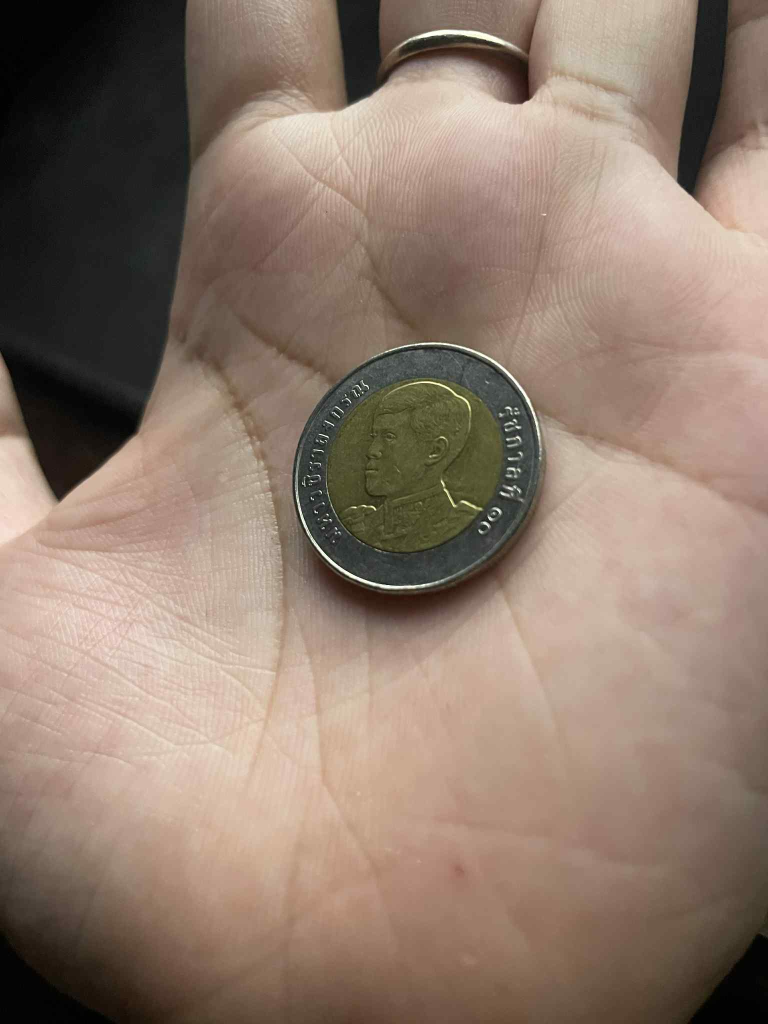
#> input picture Image-to-Descriptor/image/10.1.jpeg, 1536 x 2048 px (shown at 1/2 size)
$ python -i snake_adapter.py   (imports and definitions only)
#> lines starting #> are read from the running program, lines starting #| are printed output that depends on the picture; after the words box and inside, x2 and y2 are one past the last pixel; in counts of white or black regions, pixels touching at a corner belong together
# project_n2n/server/algos/Classification/snake_adapter.py
import os
import json
import uuid
import hashlib
from typing import Dict, Any, Tuple, Optional, List

import cv2
import numpy as np

try:
    from skimage.segmentation import active_contour
    from skimage.filters import gaussian
    HAS_SKIMAGE = True
except ImportError:
    HAS_SKIMAGE = False


def _ensure_dir(d: str):
    os.makedirs(d, exist_ok=True)

# [5 lines left out: function _read_json, not called in this run]

def _to_gray(img: np.ndarray) -> np.ndarray:
    if img.ndim == 2:
        return img
    if img.ndim == 3 and img.shape[2] == 4:
        return cv2.cvtColor(img, cv2.COLOR_BGRA2GRAY)
    return cv2.cvtColor(img, cv2.COLOR_BGR2GRAY)

def _contour_to_mask(contour_rc: np.ndarray, shape: tuple[int, int]) -> np.ndarray:
    poly = np.round(contour_rc[:, ::-1]).astype(np.int32)
    mask = np.zeros(shape, dtype=np.uint8)
    if len(poly) >= 3:
        cv2.fillPoly(mask, [poly], 255)
    return mask

def _draw_overlay(base: np.ndarray, contour_rc: np.ndarray, color=(0, 0, 255)) -> np.ndarray:
    if base.ndim == 2:
        vis = cv2.cvtColor(base, cv2.COLOR_GRAY2BGR)
    else:
        vis = base.copy()
        if vis.ndim == 3 and vis.shape[2] == 4:
            vis = vis[:, :, :3]

    pts = np.round(contour_rc[:, ::-1]).astype(np.int32)
    if len(pts) >= 2:
        cv2.polylines(vis, [pts], isClosed=True, color=color, thickness=2, lineType=cv2.LINE_AA)
    return vis


def _init_snake_circle(h: int, w: int, cx: Optional[int], cy: Optional[int], r: Optional[int], pts: int) -> np.ndarray:
    if cx is None: cx = w // 2
    if cy is None: cy = h // 2
    if r is None or r <= 0: r = min(h, w) // 3

    s = np.linspace(0, 2 * np.pi, int(max(8, pts)), endpoint=False)
    x = cx + r * np.cos(s)
    y = cy + r * np.sin(s)
    return np.stack([y, x], axis=1).astype(np.float32)

# [24 lines left out: function _init_snake_bbox, not called in this run]


def _prepare_image_for_snake(gray: np.ndarray, gaussian_blur_ksize: int) -> np.ndarray:
    if not HAS_SKIMAGE:
        return gray.astype(np.float32) / 255.0

    img_float = gray.astype(np.float32) / 255.0

    if gaussian_blur_ksize > 0:
        sigma = max(1.0, gaussian_blur_ksize / 3.0)
        img_float = gaussian(img_float, sigma=sigma, preserve_range=True)

    return img_float


def run(
    image_path: str,
    out_root: str,
    *,
    alpha: float = 0.015,
    beta: float = 10.0,
    gamma: float = 0.001,
    w_line: float = 0.0,
    w_edge: float = 1.0,
    max_iterations: int = 250,
    convergence: float = 0.1,

    init_mode: str = "circle",
    init_cx: Optional[int] = None,
    init_cy: Optional[int] = None,
    init_radius: Optional[int] = None,
    init_points: int = 400,

    from_point_x: Optional[float] = None,
    from_point_y: Optional[float] = None,

    bbox_x1: Optional[float] = None,
    bbox_y1: Optional[float] = None,
    bbox_x2: Optional[float] = None,
    bbox_y2: Optional[float] = None,

    gaussian_blur_ksize: int = 5,
) -> Tuple[str, Optional[str], Optional[str]]:

#> called with out_root = 'out.png', alpha = 0.015, beta = 10, gamma = 0.001, w_line = 0, w_edge = 1, max_iterations = 250, convergence = 0.1
    if image_path.lower().endswith(".json"):
        try:
            data = _read_json(image_path)
            if "matching_tool" in data:
                raise ValueError("Invalid Input: Snake cannot run on Matcher Result JSON.")

            image_path = (
                data.get("image", {}).get("original_path") or
                data.get("output", {}).get("aligned_image") or
                image_path
            )
        except (json.JSONDecodeError, FileNotFoundError):
            pass

    img = cv2.imread(image_path, cv2.IMREAD_UNCHANGED)
#> img is the input picture: shape (2048, 1536, 3); mean B, G, R 108.1, 122, 141.9
    if img is None:
        raise ValueError(f"Cannot read image: {image_path}")

    gray = _to_gray(img)
#> in _to_gray, `return cv2.cvtColor(img, cv2.COLOR_BGR2GRAY)`:
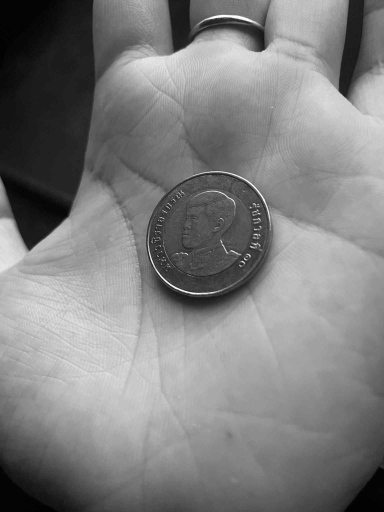
#> returned value: shape (2048, 1536) (shown at 1/4 size); min 0, max 255, mean 126.3
    h, w = gray.shape[:2]

    pts = int(max(8, init_points))
    snake0 = None

    if init_mode == "point" and from_point_x is not None and from_point_y is not None:
        r = init_radius if init_radius else 20
        snake0 = _init_snake_circle(h, w, from_point_x, from_point_y, r, pts)

    elif init_mode == "bbox":
        snake0 = _init_snake_bbox(h, w, bbox_x1, bbox_y1, bbox_x2, bbox_y2, pts)

    else:
        snake0 = _init_snake_circle(h, w, init_cx, init_cy, init_radius, pts)

    warning_msg = None
    if HAS_SKIMAGE:
        fimg = _prepare_image_for_snake(gray, gaussian_blur_ksize)
        try:
            snake_rc = active_contour(
                image=fimg,
                snake=snake0,
                alpha=float(alpha),
                beta=float(beta),
                gamma=float(gamma),
                w_line=float(w_line),
                w_edge=float(w_edge),
                max_num_iter=int(max_iterations),
                convergence=float(convergence),
                boundary_condition='periodic'
            )
#> snake_rc = 400 pairs, first value 683.6 to 1296.9, second value 484.8 to 1083.8
        except Exception as e:
            print(f"Snake calculation error: {e}. Returning initial contour.")
            warning_msg = f"Snake calculation failed: {str(e)}"
            snake_rc = snake0
    else:
        print("Warning: scikit-image not installed. Snake will not evolve.")
        warning_msg = "scikit-image not installed. Showing initial contour only."
        snake_rc = snake0

    out_dir = os.path.join(out_root, "features", "snake_outputs")
    _ensure_dir(out_dir)

    config_to_hash = {
        "image_filename": os.path.basename(image_path),
        "alpha": alpha,
        "beta": beta,
        "gamma": gamma,
        "w_line": w_line,
        "w_edge": w_edge,
        "max_iterations": max_iterations,
        "convergence": convergence,
        "gaussian_blur_ksize": gaussian_blur_ksize,
        "init_mode": init_mode,
        "init_params": {
            "cx": init_cx, "cy": init_cy, "r": init_radius,
            "px": from_point_x, "py": from_point_y,
            "bbox": [bbox_x1, bbox_y1, bbox_x2, bbox_y2]
        }
    }

    config_str = json.dumps(config_to_hash, sort_keys=True)
    param_hash = hashlib.md5(config_str.encode('utf-8')).hexdigest()[:8]

    base_name = os.path.splitext(os.path.basename(image_path))[0]


    stem = f"snake_{base_name}_{param_hash}"

    mask = _contour_to_mask(snake_rc, shape=(h, w))
#> in _contour_to_mask, `poly = np.round(contour_rc[:, ::-1]).astype(np.int32)`: poly = 400 pairs, first value 485 to 1084, second value 684 to 1297
#> in _contour_to_mask, `cv2.fillPoly(mask, [poly], 255)`:
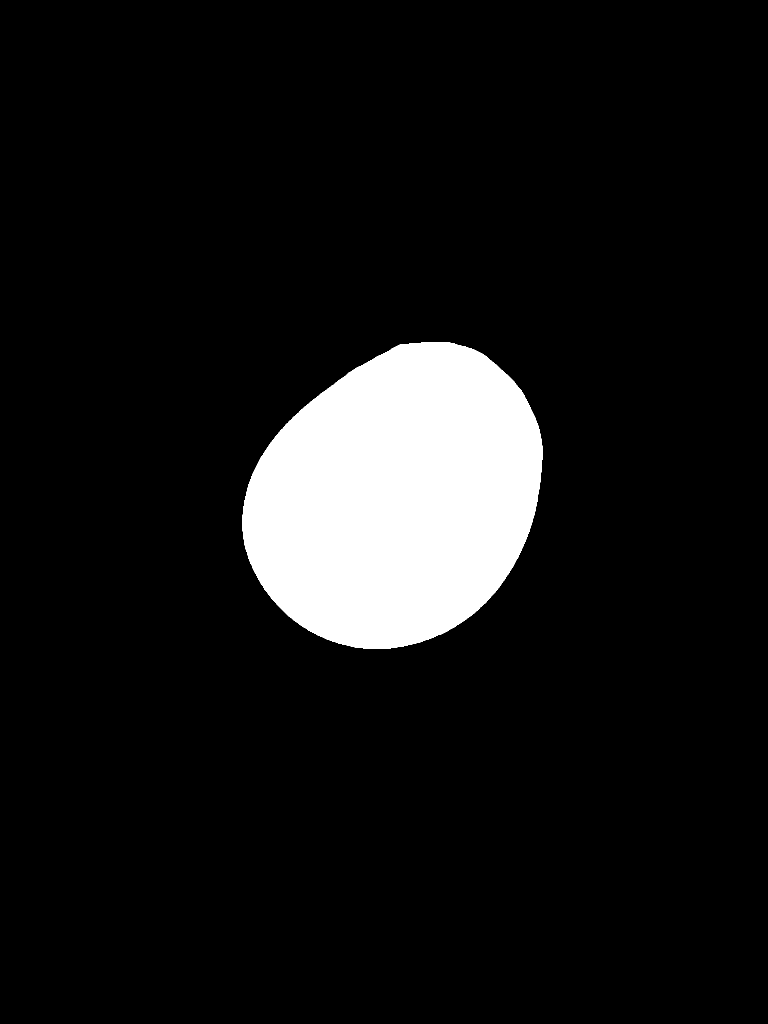
#> mask: shape (2048, 1536) (shown at 1/2 size); 8.8% white; 1 white region, box (x1, y1, x2, y2) and area: (485, 684, 1085, 1298) 277479
    overlay = _draw_overlay(gray, snake_rc)
#> in _draw_overlay, `pts = np.round(contour_rc[:, ::-1]).astype(np.int32)`: pts has the same summary as poly in _contour_to_mask
#> in _draw_overlay, `cv2.polylines(vis, [pts], isClosed=True, color=color, thickness=2, lin..`:
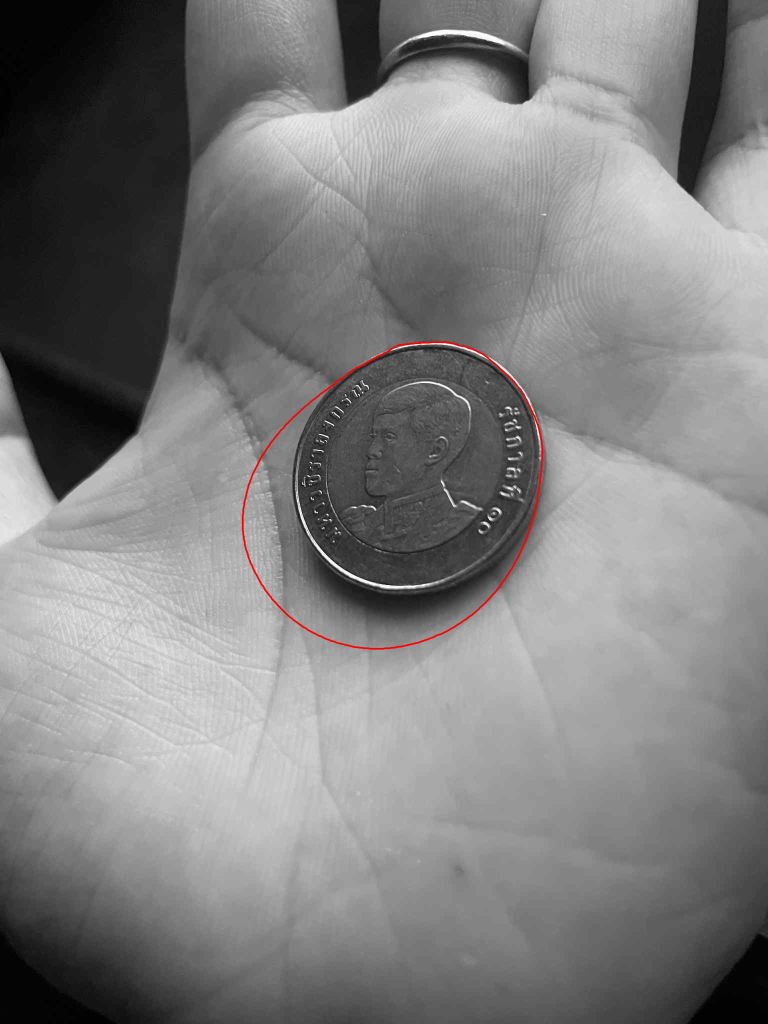
#> vis: shape (2048, 1536, 3) (shown at 1/2 size); mean B, G, R 126.1, 126.1, 126.6

    json_path = os.path.join(out_dir, f"{stem}.json")

    overlay_name = f"{stem}_overlay.png"
    mask_name = f"{stem}_mask.png"

    overlay_path = os.path.join(out_dir, overlay_name)
    mask_path = os.path.join(out_dir, mask_name)

    cv2.imwrite(overlay_path, overlay)
    cv2.imwrite(mask_path, mask)

    contour_points_xy: List[List[float]] = [[float(x), float(y)] for (y, x) in snake_rc]
#> contour_points_xy = 400 pairs, first value 484.8 to 1083.8, second value 683.6 to 1296.9

    result: Dict[str, Any] = {
        "tool": "SnakeActiveContour",
        "output_type": "classification",
        "tool_version": {"opencv": cv2.__version__},
        "input_image": {
            "path": image_path,
            "shape": [int(h), int(w)],
            "dtype": str(gray.dtype),
        },
        "parameters": {
            "alpha": float(alpha),
            "beta": float(beta),
            "gamma": float(gamma),
            "w_line": float(w_line),
            "w_edge": float(w_edge),
            "max_iterations": int(max_iterations),
            "convergence": float(convergence),
            "gaussian_blur_ksize": int(gaussian_blur_ksize),
            "init_mode": init_mode,
            "init_points": int(pts),
            "init_cx": init_cx,
            "init_cy": init_cy,
            "init_radius": init_radius,
            "from_point_x": from_point_x,
            "from_point_y": from_point_y,
            "bbox": [bbox_x1, bbox_y1, bbox_x2, bbox_y2]
        },
        "output": {
            "contour_points_xy": contour_points_xy,
            "mask_path": mask_path,
            "overlay_path": overlay_path,
            "iterations": int(max_iterations),
            "overlay_url": f"/static/features/snake_outputs/{overlay_name}",
            "mask_url": f"/static/features/snake_outputs/{mask_name}",
            "result_image_url": f"/static/features/snake_outputs/{overlay_name}"
        },
        "warning": warning_msg
    }

    with open(json_path, "w", encoding="utf-8") as f:
        json.dump(result, f, indent=2, ensure_ascii=False)

    return json_path, overlay_path, mask_path

>>> result = run('../../../Image-to-Descriptor/image/10.1.jpeg', 'out.png')

$ run again, on Image-to-Descriptor/image/10.2.jpeg
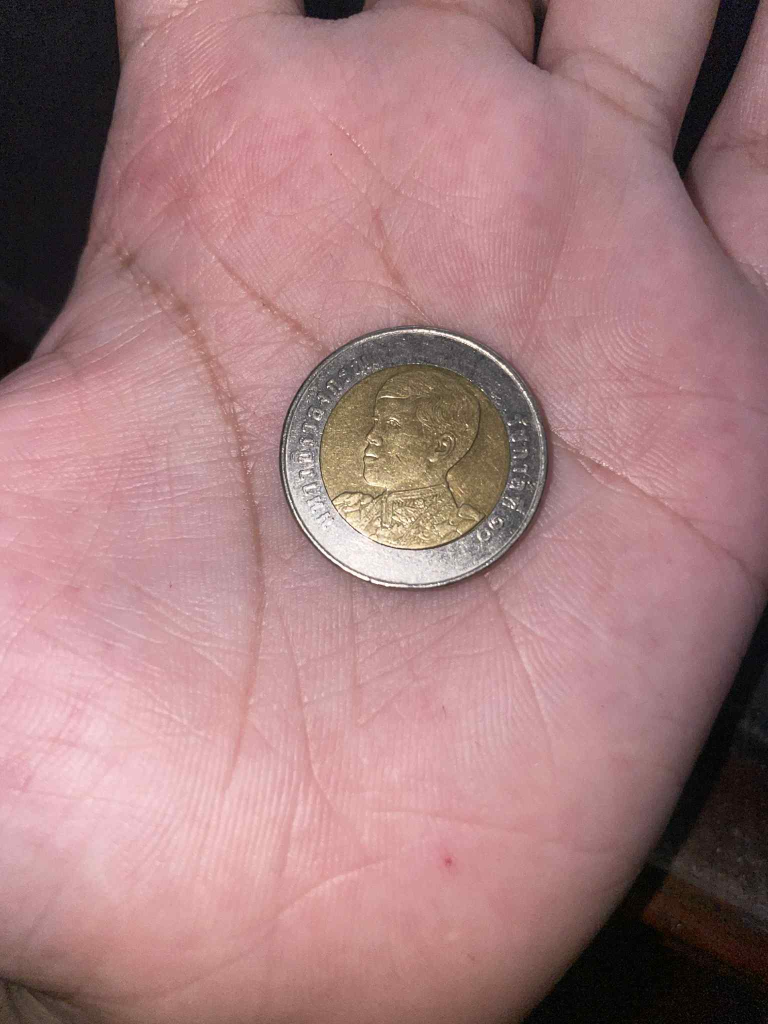
#> input picture Image-to-Descriptor/image/10.2.jpeg, 1536 x 2048 px (shown at 1/2 size)
#> in run, img is the input picture: shape (2048, 1536, 3); mean B, G, R 127.4, 125.4, 165.9
#> snake_rc = 400 pairs, first value 648.9 to 1296, second value 478.7 to 1106.9
#> poly = 400 pairs, first value 479 to 1107, second value 649 to 1296
#> in _contour_to_mask, `cv2.fillPoly(mask, [poly], 255)`:
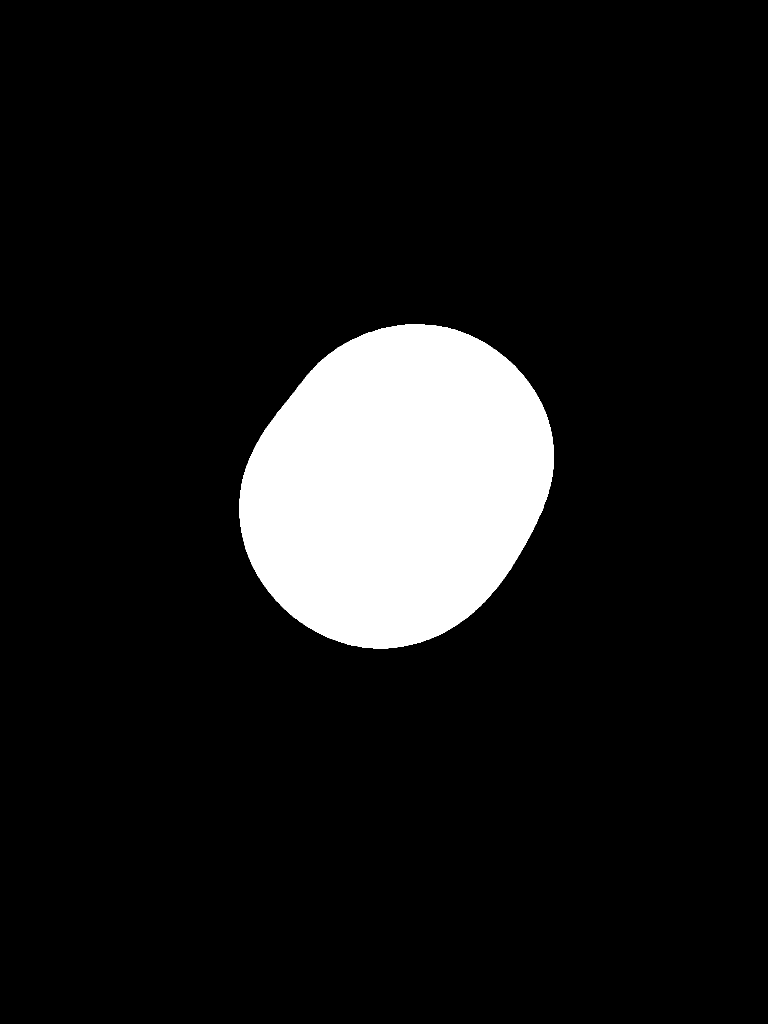
#> mask: shape (2048, 1536) (shown at 1/2 size); 9.8% white; 1 white region, box (x1, y1, x2, y2) and area: (479, 649, 1108, 1297) 307260
#> pts has the same summary as poly in _contour_to_mask
#> in _draw_overlay, `cv2.polylines(vis, [pts], isClosed=True, color=color, thickness=2, lin..`:
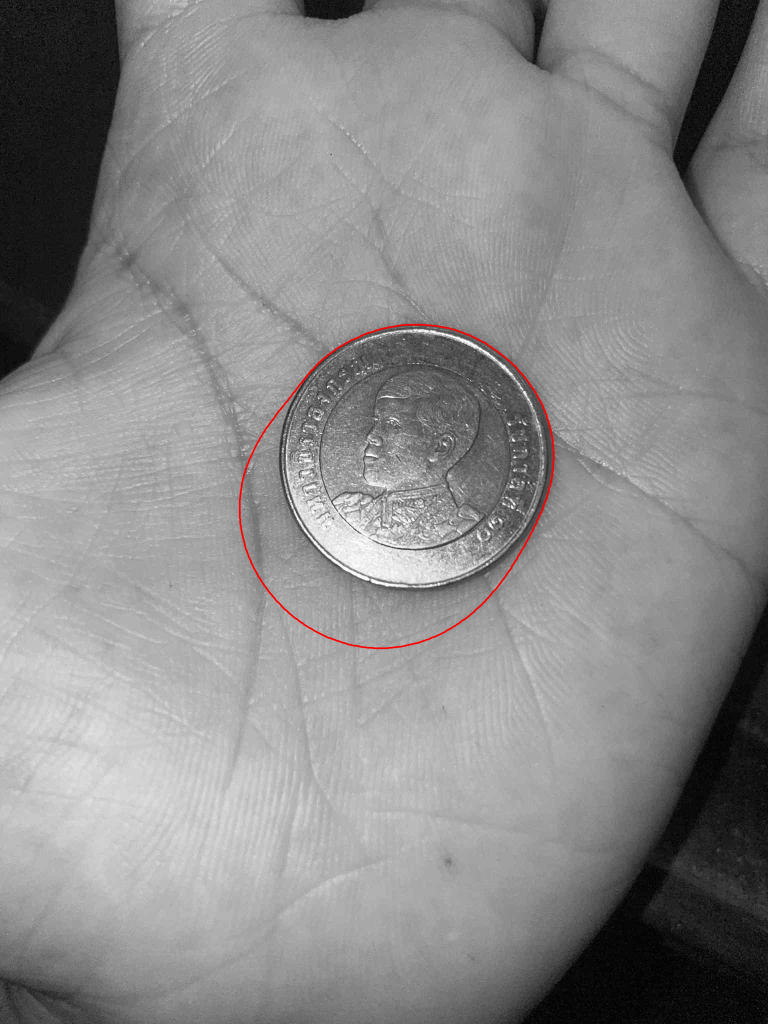
#> vis: shape (2048, 1536, 3) (shown at 1/2 size); mean B, G, R 137.4, 137.4, 138
#> contour_points_xy = 400 pairs, first value 478.7 to 1106.9, second value 648.9 to 1296
